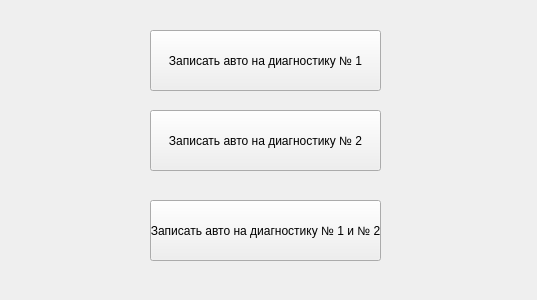
<?xml version="1.0" encoding="UTF-8"?>
<ui version="4.0">
 <class>Form</class>
 <widget class="QWidget" name="Form">
  <property name="geometry">
   <rect>
    <x>0</x>
    <y>0</y>
    <width>537</width>
    <height>300</height>
   </rect>
  </property>
  <property name="windowTitle">
   <string>Form</string>
  </property>
  <widget class="QPushButton" name="pushButton">
   <property name="geometry">
    <rect>
     <x>150</x>
     <y>30</y>
     <width>231</width>
     <height>61</height>
    </rect>
   </property>
   <property name="text">
    <string>Записать авто на диагностику № 1</string>
   </property>
  </widget>
  <widget class="QPushButton" name="pushButton_2">
   <property name="geometry">
    <rect>
     <x>150</x>
     <y>110</y>
     <width>231</width>
     <height>61</height>
    </rect>
   </property>
   <property name="text">
    <string>Записать авто на диагностику № 2</string>
   </property>
  </widget>
  <widget class="QPushButton" name="pushButton_3">
   <property name="geometry">
    <rect>
     <x>150</x>
     <y>200</y>
     <width>231</width>
     <height>61</height>
    </rect>
   </property>
   <property name="text">
    <string>Записать авто на диагностику № 1 и № 2</string>
   </property>
  </widget>
 </widget>
 <resources/>
 <connections/>
</ui>
